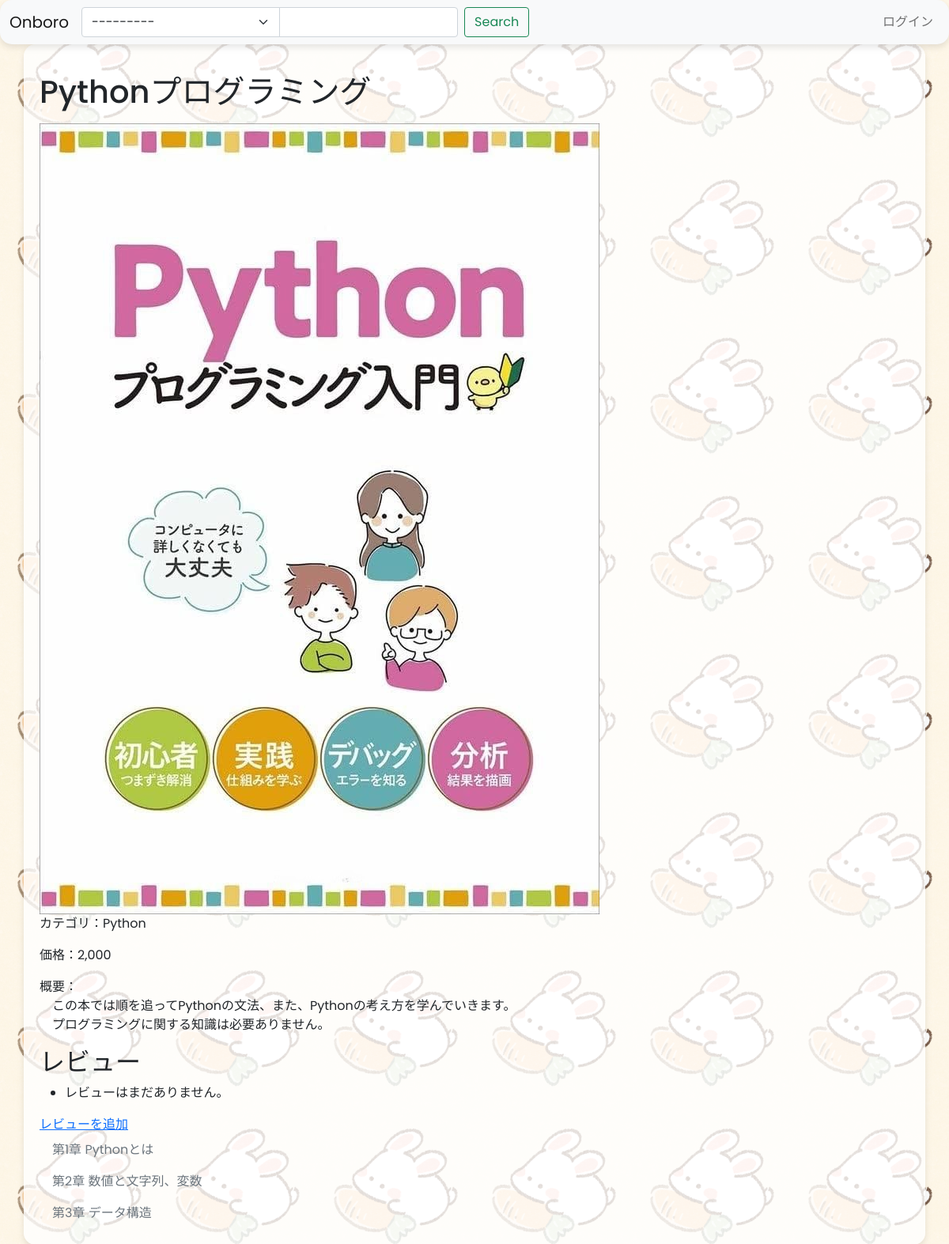
Screenshot of /books/1 with the database file from the repository.
### onboro/models.py (models this page shows, shortened)
class Book(models.Model):
    category = models.ForeignKey(Category, on_delete=models.PROTECT, verbose_name='カテゴリ')
    title = models.CharField(max_length=80, verbose_name='タイトル')
    abstract = models.TextField(verbose_name='概要')
    price = models.PositiveIntegerField(verbose_name='価格')
    published = models.BooleanField('公開')
    image = models.ImageField(upload_to='book_images/', null=True, blank=True, verbose_name='画像')
    class Meta:
        verbose_name = '書籍'
        verbose_name_plural = '書籍'

class Category(models.Model):
    display_order = models.IntegerField(verbose_name='表示順')
    name = models.CharField(max_length=80, verbose_name='名前')
    class Meta:
        ordering = ['display_order']
        verbose_name = 'カテゴリ'
        verbose_name_plural = 'カテゴリ'
    def __str__(self):
        return self.name

class Chapter(models.Model):
    book = models.ForeignKey(Book, on_delete=models.CASCADE, verbose_name='書籍')
    number = models.PositiveIntegerField(verbose_name='章番号')
    title = models.CharField(max_length=80, verbose_name='章名')
    body = models.TextField(verbose_name='本文')
    def title_with_number(self):
        return f'第{self.number}章 {self.title}'
    class Meta:
        ordering = ['number']
        verbose_name = '章'
        verbose_name_plural = '章'

### onboro/views.py (the view)
# urls.py: path('books/<int:pk>', views.BookDetailView.as_view(), name='book_detail'),
class BookDetailView(BookSearchMixin, generic.DetailView):
    queryset = Book.objects.filter(published=True)
    template_name = 'onboro/book_detail.html'
    def get_context_data(self, **kwargs):
        context = super().get_context_data(**kwargs)
        user = self.request.user
        book_pk = self.kwargs['pk']
        if user.is_authenticated:
            if not user.books.filter(pk=book_pk).exists():
                context['use_form'] = CoinUseForm(initial={
                    'user': user.pk,
                    'book': book_pk
                })
        context['reviews'] = Review.objects.filter(book_id=book_pk)
        context['can_view_chapter'] = can_view_chapter(user, book_pk)
        return context

### onboro/forms.py
class BookSearchForm(forms.Form):
    category = forms.ModelChoiceField(queryset=Category.objects.all(), required=False)
    word = forms.CharField(required=False, widget=forms.TextInput(attrs={'type': 'search'}))

### onboro/views.py (called while the page is built)
def can_view_chapter(user, book_id):
    if user.is_authenticated:
        if user.is_staff:
            return True
        if user.books.filter(pk=book_id).exists():
            return True
    return False

    def get_context_data(self, **kwargs):
        context = super().get_context_data(**kwargs)
        context['search_form'] = BookSearchForm(self.request.GET)
        return context

### onboro/templates/onboro/book_detail.html (shortened to what this page needs)
{% extends 'onboro/base.html' %}
{% load humanize %}
{% block contents %}
<h1 class="my-3">{{ book.title }}</h1>
{% if book.image %}
    <img src="{{ book.image.url }}" alt="{{ book.title }}">
{% else %}
    <p>No image available</p>
{% endif %}
<div class="mb-3">
    カテゴリ：{{ book.category.name }}
</div>
<div class="mb-3">
    価格：{{ book.price|intcomma }}
</div>
<div>
    概要：
    <div class="ms-3">
        {{ book.abstract|linebreaks }}
    </div>
</div>
<h2>レビュー</h2>
<ul>
    {% for review in reviews %}
    <li>
        <strong>{{ review.user.username }}</strong>:
        <span>{{ review.rating }} / 5</span>
        <p>{{ review.comment }}</p>
        <em>投稿日: {{ review.created_at }}</em>
        {% if review.user == request.user %}
            <form method="post" action="{% url 'onboro:delete_review' review.id %}">
                {% csrf_token %}
                <button type="submit" class="btn btn-danger">削除</button>
            </form>
        {% endif %}
    </li>
    {% empty %}
    <li>レビューはまだありません。</li>
    {% endfor %}
</ul>
<a href="{% url 'onboro:add_review' book.id %}">レビューを追加</a>
<ul class="nav flex-column">
    {% for chapter in book.chapter_set.all %}
        <li class="nav-item">
            {% if can_view_chapter %}
            <a href="{% url 'onboro:book_chapter' book.pk chapter.number %}" class="nav-link">
                {{ chapter.title_with_number }}
            </a>
            {% else %}
            <a href="{% url 'onboro:book_chapter' book.pk chapter.number %}" class="nav-link disabled">
                {{ chapter.title_with_number }}
            </a>
            {% endif %}
        </li>
    {% endfor %}
</ul>
{% endblock %}

### onboro/templates/onboro/base.html (shortened to what this page needs)
<!DOCTYPE html>
{% load static %}
{% load widget_tweaks %}
<html>
<head>
    <link rel="stylesheet" href="{% static 'onboro/css/bootstrap.min.css' %}">
    <link rel="stylesheet" href="{% static 'onboro/css/custom.css' %}">
</head>
<body>
    <nav class="navbar navbar-expand-lg navbar-light bg-light">
        <div class="container-fluid">
            <a class="navbar-brand" href="/">Onboro</a>
            <div class="collapse navbar-collapse" id="navbarSupportedContent">
                {% if search_form %}
                    <form class="d-flex" action="{% url 'onboro:book_search' %}" method="get">
                        <div class="input-group">
                            {{ search_form.category|add_class:"form-select" }}
                            {{ search_form.word|add_class:"form-control me-2" }}
                        </div>
                        <button class="btn btn-outline-success" type="submit">Search</button>
                    </form>
                {% endif %}
                <ul class="navbar-nav ms-auto mb-2 mb-lg-0">
                    {% if user.is_authenticated %}
                        <li class="nav-item dropdown">
                            <a class="nav-link dropdown-toggle" href="#" id="navbarDropdown" role="button" data-bs-toggle="dropdown">
                                {{ user.username }}
                            </a>
                            <ul class="dropdown-menu">
                                <form action="{% url 'onboro:logout' %}" method="post">
                                    {% csrf_token %}
                                    <input type="submit" value="ログアウト" class="dropdown-item">
                                </form>
                            </ul>
                        </li>
                    {% else %}
                        <li class="nav-item">
                            <a href="{% url 'onboro:login' %}" class="nav-link">
                                ログイン
                            </a>
                        </li>
                    {% endif %}
                </ul>
            </div>
        </div>
    </nav>
    <div class="container">
        {% block contents %}
        {% endblock %}
    </div>
</body>
</html>

### onboro/static/onboro/css/custom.css (style rules this page uses)
body { background-color: #ffe4e1; font-family: 'Poppins', sans-serif; background-image: url("/static/onboro/images/00_rabbit.jpg"); background-repeat: repeat; background-size: 200px 200px; }
.container { border-radius: 15px; padding: 20px; background-color: rgba(255, 255, 255, 0.8); box-shadow: 0 4px 8px rgba(0,0,0,0.1); }
.navbar { border-radius: 15px; box-shadow: 0 4px 8px rgba(0,0,0,0.1); background-color: rgba(255, 255, 255, 0.8); }

### rows the page displays
Book: title "Pythonプログラミング", image (picture), category.name "Python", price "2,000", abstract "この本では順を追ってPythonの文法、また、Pythonの考え方を学んでいきます。 プログラミングに関する知識は必要ありません。"
Chapter: title_with_number "第1章 Pythonとは"
Chapter: title_with_number "第2章 数値と文字列、変数"
Chapter: title_with_number "第3章 データ構造"
